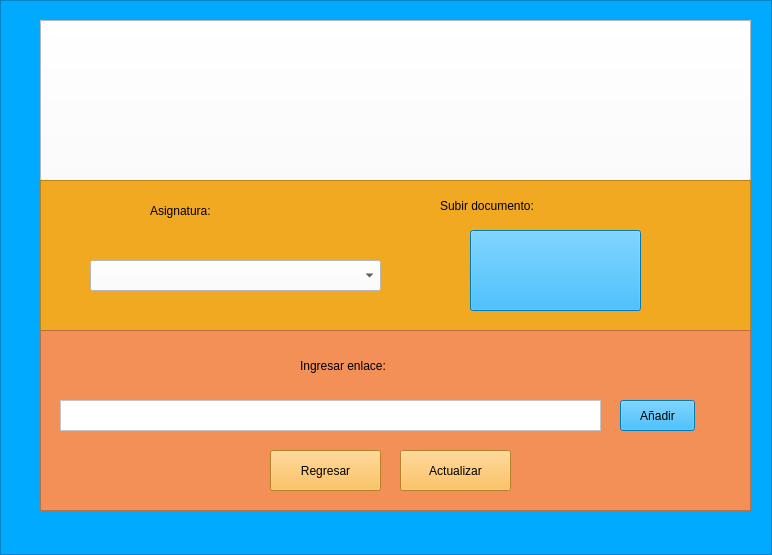
<?xml version="1.0" encoding="UTF-8"?>
<ui version="4.0">
 <class>Form</class>
 <widget class="QWidget" name="Form">
  <property name="geometry">
   <rect>
    <x>0</x>
    <y>0</y>
    <width>772</width>
    <height>555</height>
   </rect>
  </property>
  <property name="windowTitle">
   <string>Form</string>
  </property>
  <layout class="QHBoxLayout" name="horizontalLayout">
   <property name="spacing">
    <number>0</number>
   </property>
   <property name="leftMargin">
    <number>0</number>
   </property>
   <property name="topMargin">
    <number>0</number>
   </property>
   <property name="rightMargin">
    <number>0</number>
   </property>
   <property name="bottomMargin">
    <number>0</number>
   </property>
   <item>
    <widget class="QFrame" name="frame">
     <property name="styleSheet">
      <string notr="true">background-color: rgb(0, 170, 255);</string>
     </property>
     <property name="frameShape">
      <enum>QFrame::StyledPanel</enum>
     </property>
     <property name="frameShadow">
      <enum>QFrame::Raised</enum>
     </property>
     <widget class="QFrame" name="frame_2">
      <property name="geometry">
       <rect>
        <x>40</x>
        <y>20</y>
        <width>711</width>
        <height>491</height>
       </rect>
      </property>
      <property name="styleSheet">
       <string notr="true">background-color: rgb(255, 255, 255);</string>
      </property>
      <property name="frameShape">
       <enum>QFrame::StyledPanel</enum>
      </property>
      <property name="frameShadow">
       <enum>QFrame::Raised</enum>
      </property>
      <widget class="QPushButton" name="pushButton">
       <property name="geometry">
        <rect>
         <x>0</x>
         <y>0</y>
         <width>711</width>
         <height>161</height>
        </rect>
       </property>
       <property name="text">
        <string/>
       </property>
       <property name="icon">
        <iconset>
         <normaloff>img/Logo.png</normaloff>img/Logo.png</iconset>
       </property>
       <property name="iconSize">
        <size>
         <width>5000</width>
         <height>200</height>
        </size>
       </property>
      </widget>
      <widget class="QFrame" name="frame_3">
       <property name="geometry">
        <rect>
         <x>0</x>
         <y>160</y>
         <width>711</width>
         <height>151</height>
        </rect>
       </property>
       <property name="styleSheet">
        <string notr="true">background-color: rgb(242, 169, 34);</string>
       </property>
       <property name="frameShape">
        <enum>QFrame::StyledPanel</enum>
       </property>
       <property name="frameShadow">
        <enum>QFrame::Raised</enum>
       </property>
       <widget class="QLabel" name="label">
        <property name="geometry">
         <rect>
          <x>400</x>
          <y>10</y>
          <width>231</width>
          <height>31</height>
         </rect>
        </property>
        <property name="styleSheet">
         <string notr="true">color: rgb(0, 0, 0);
font: 700 18pt &quot;Segoe UI&quot;;</string>
        </property>
        <property name="text">
         <string>Subir documento:</string>
        </property>
       </widget>
       <widget class="QPushButton" name="botonSubirDoc">
        <property name="geometry">
         <rect>
          <x>430</x>
          <y>50</y>
          <width>171</width>
          <height>81</height>
         </rect>
        </property>
        <property name="styleSheet">
         <string notr="true">background-color: rgb(0, 170, 255);</string>
        </property>
        <property name="text">
         <string/>
        </property>
        <property name="icon">
         <iconset>
          <normaloff>img/doc.png</normaloff>img/doc.png</iconset>
        </property>
        <property name="iconSize">
         <size>
          <width>100</width>
          <height>50</height>
         </size>
        </property>
       </widget>
       <widget class="QLabel" name="label_3">
        <property name="geometry">
         <rect>
          <x>110</x>
          <y>10</y>
          <width>221</width>
          <height>41</height>
         </rect>
        </property>
        <property name="styleSheet">
         <string notr="true">font: 700 18pt &quot;Segoe UI&quot;;</string>
        </property>
        <property name="text">
         <string>Asignatura:</string>
        </property>
       </widget>
       <widget class="QComboBox" name="asignaturaArchivosEnlaces">
        <property name="geometry">
         <rect>
          <x>50</x>
          <y>80</y>
          <width>291</width>
          <height>31</height>
         </rect>
        </property>
        <property name="styleSheet">
         <string notr="true">background-color: rgb(255, 255, 255);</string>
        </property>
       </widget>
      </widget>
      <widget class="QFrame" name="m">
       <property name="geometry">
        <rect>
         <x>0</x>
         <y>310</y>
         <width>711</width>
         <height>181</height>
        </rect>
       </property>
       <property name="styleSheet">
        <string notr="true">background-color: rgb(242, 144, 87);</string>
       </property>
       <property name="frameShape">
        <enum>QFrame::StyledPanel</enum>
       </property>
       <property name="frameShadow">
        <enum>QFrame::Raised</enum>
       </property>
       <widget class="QLabel" name="label_2">
        <property name="geometry">
         <rect>
          <x>260</x>
          <y>20</y>
          <width>221</width>
          <height>31</height>
         </rect>
        </property>
        <property name="styleSheet">
         <string notr="true">font: 700 18pt &quot;Segoe UI&quot;;</string>
        </property>
        <property name="text">
         <string>Ingresar enlace:</string>
        </property>
       </widget>
       <widget class="QTextEdit" name="ingresarEnlace">
        <property name="geometry">
         <rect>
          <x>20</x>
          <y>70</y>
          <width>541</width>
          <height>31</height>
         </rect>
        </property>
        <property name="styleSheet">
         <string notr="true">background-color: rgb(255, 255, 255);
color: rgb(0, 0, 0);</string>
        </property>
       </widget>
       <widget class="QPushButton" name="botonRegresarPes">
        <property name="geometry">
         <rect>
          <x>230</x>
          <y>120</y>
          <width>111</width>
          <height>41</height>
         </rect>
        </property>
        <property name="styleSheet">
         <string notr="true">font: 700 9pt &quot;Segoe UI&quot;;
background-color: rgb(255, 179, 56);</string>
        </property>
        <property name="text">
         <string>Regresar</string>
        </property>
       </widget>
       <widget class="QPushButton" name="botonGuardarEnlace">
        <property name="geometry">
         <rect>
          <x>580</x>
          <y>70</y>
          <width>75</width>
          <height>31</height>
         </rect>
        </property>
        <property name="styleSheet">
         <string notr="true">font: 700 9pt &quot;Segoe UI&quot;;
background-color: rgb(0, 170, 255);</string>
        </property>
        <property name="text">
         <string>Añadir</string>
        </property>
       </widget>
       <widget class="QPushButton" name="actualizarArchivos">
        <property name="geometry">
         <rect>
          <x>360</x>
          <y>120</y>
          <width>111</width>
          <height>41</height>
         </rect>
        </property>
        <property name="styleSheet">
         <string notr="true">font: 700 9pt &quot;Segoe UI&quot;;
background-color: rgb(255, 179, 56);</string>
        </property>
        <property name="text">
         <string>Actualizar</string>
        </property>
       </widget>
      </widget>
     </widget>
    </widget>
   </item>
  </layout>
 </widget>
 <resources/>
 <connections/>
</ui>
